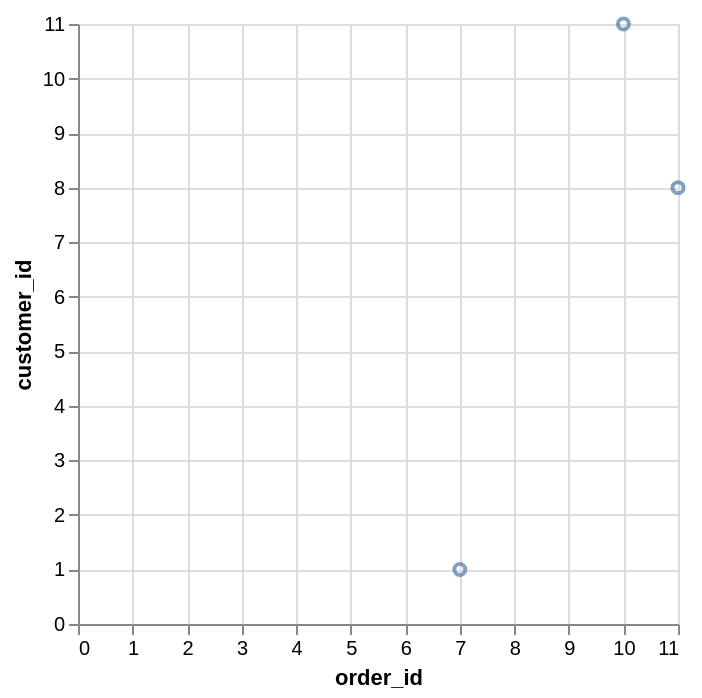

Write the Vega-Lite specification saved for this chart.
### Vega-Lite specification from a JSON file in a GitHub repository (floating-point values rounded to 4 significant figures)
{"data": {"values": [{"x_data": 7, "y_data": 1}, {"x_data": 11, "y_data": 8}, {"x_data": 10, "y_data": 11}]}, "mark": "point", "encoding": {"x": {"field": "x_data", "type": "quantitative", "title": "order_id"}, "y": {"field": "y_data", "type": "quantitative", "title": "customer_id"}}}
